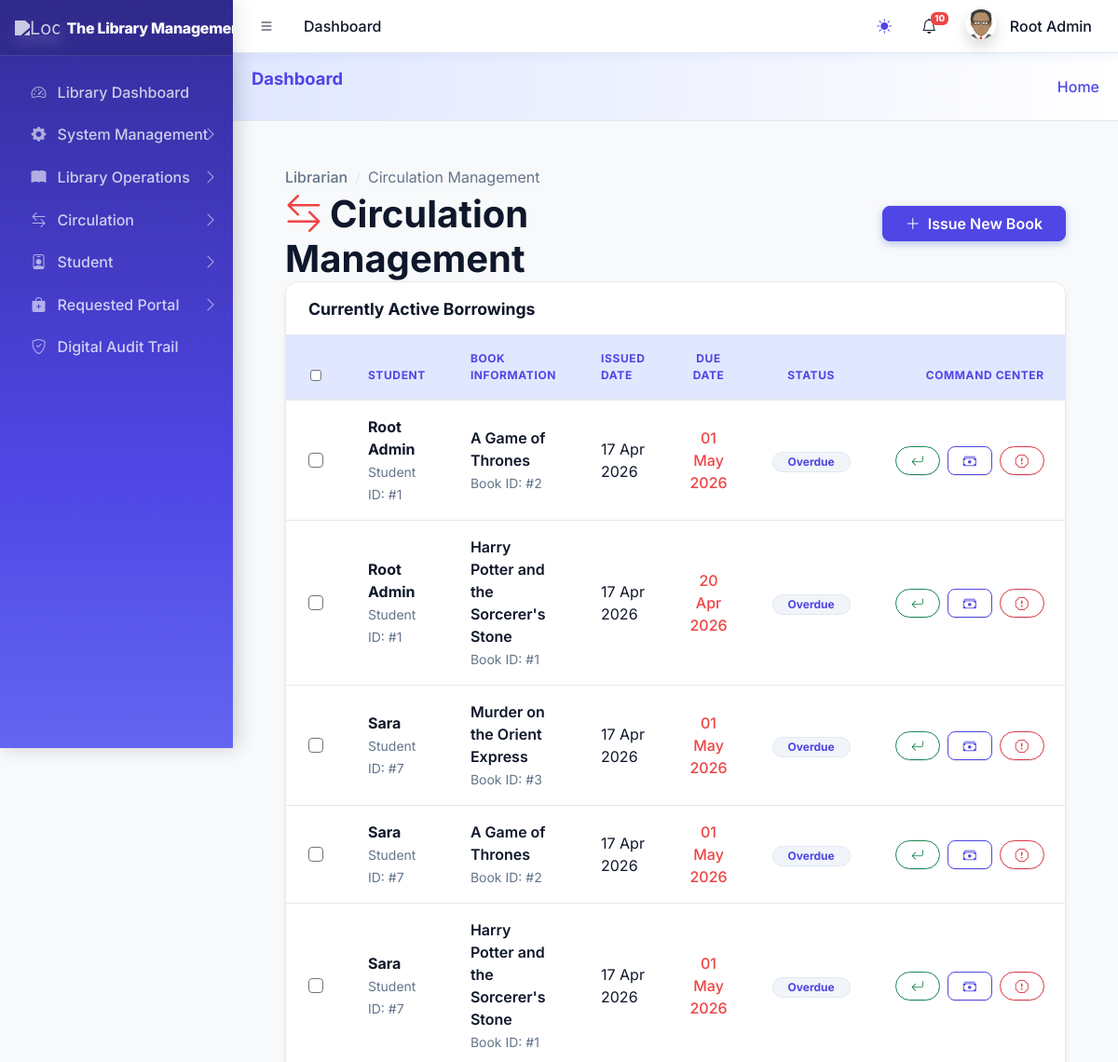
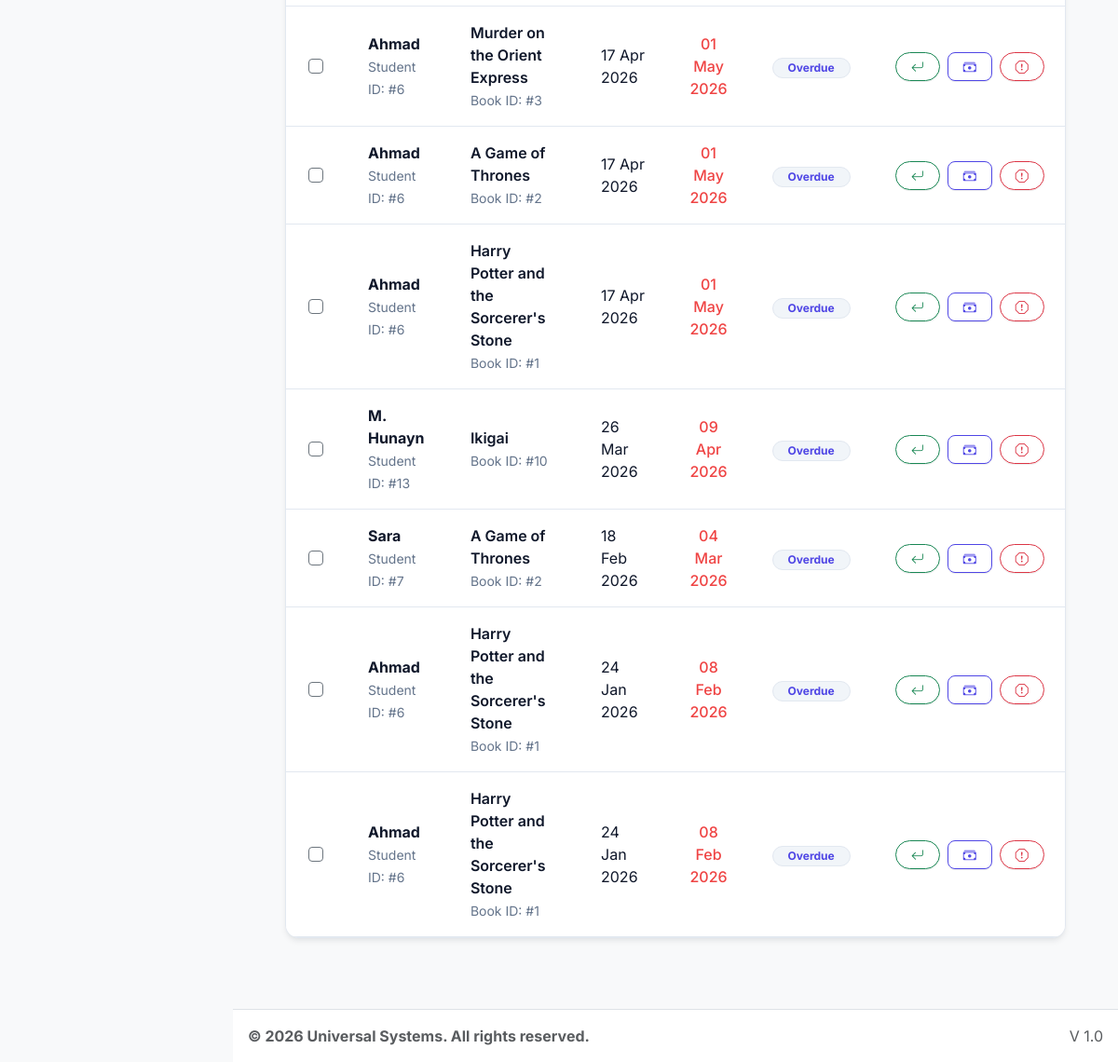
Screenshot of /dashboards/librarian/circulation.php (signed in) with the database file from the repository (2 pictures, top to bottom).
### tables this page shows
CREATE TABLE `sys_pages` (
  `id` int(11) NOT NULL,
  `parent_id` int(11) DEFAULT 0,
  `page_name` varchar(100) NOT NULL,
  `page_url` varchar(255) DEFAULT '#',
  `icon_class` varchar(50) DEFAULT 'bi bi-circle',
  `sort_order` int(11) DEFAULT 0
);

CREATE TABLE `lib_borrowings` (
  `id` int(11) NOT NULL,
  `user_id` int(11) NOT NULL,
  `book_id` int(11) NOT NULL,
  `borrow_date` date NOT NULL,
  `due_date` date NOT NULL,
  `return_date` date DEFAULT NULL,
  `fine_amount` decimal(10,2) DEFAULT 0.00,
  `status` enum('borrowed','returned','overdue') DEFAULT 'borrowed',
  `last_reminded_at` timestamp NULL DEFAULT NULL,
  `created_at` timestamp NOT NULL DEFAULT current_timestamp()
);

CREATE TABLE `users` (
  `id` int(11) NOT NULL,
  `name` varchar(100) NOT NULL,
  `email` varchar(100) NOT NULL,
  `avatar` varchar(255) DEFAULT NULL,
  `phone` varchar(20) DEFAULT NULL,
  `password` varchar(255) NOT NULL,
  `role` varchar(50) NOT NULL,
  `department` varchar(100) DEFAULT 'General',
  `identity_no` varchar(50) DEFAULT NULL,
  `fines` decimal(10,2) DEFAULT 0.00,
  `borrow_limit` int(11) DEFAULT 5,
  `registration_no` varchar(50) DEFAULT NULL,
  `is_active` tinyint(1) DEFAULT 1,
  `created_at` timestamp NOT NULL DEFAULT current_timestamp()
);

CREATE TABLE `lib_books` (
  `id` int(11) NOT NULL,
  `title` varchar(255) NOT NULL,
  `author_id` int(11) DEFAULT NULL,
  `category_id` int(11) DEFAULT NULL,
  `isbn` varchar(20) DEFAULT NULL,
  `total_copies` int(11) DEFAULT 1,
  `available_copies` int(11) DEFAULT 1,
  `cover_image` varchar(255) DEFAULT NULL,
  `status` enum('available','low_stock','out_of_stock') DEFAULT 'available',
  `is_issueable` tinyint(1) DEFAULT 1,
  `fine_per_day` decimal(10,2) NOT NULL DEFAULT 10.00,
  `book_type` varchar(50) DEFAULT 'Textbook',
  `created_at` timestamp NOT NULL DEFAULT current_timestamp()
);

### core/library_functions.php (called while the page is built, shortened)
<?php
class Library {
    private $pdo;
    public function __construct($pdo) {
        $this->pdo = $pdo;
    }
    public function getActiveBorrowings() {
        return $this->pdo->query("SELECT br.*, b.title, u.name as student_name FROM lib_borrowings br JOIN lib_books b ON br.book_id = b.id JOIN users u ON br.user_id = u.id WHERE br.status != 'returned' ORDER BY br.borrow_date DESC")->fetchAll();
    }
}
?>

### dashboards/librarian/circulation.php (the view, shortened to what this page needs)
<?php
require_once '../../includes/header.php';
require_once '../../core/library_functions.php';
$lib = new Library($pdo);
$activeBorrowings = $lib->getActiveBorrowings();
?>
<div class="content-header px-4 pt-4">
    <div class="container-fluid">
        <div class="row align-items-center">
            <div class="col-sm-6">
                <nav aria-label="breadcrumb">
                    <ol class="breadcrumb mb-1">
                        <li class="breadcrumb-item"><a href="#" class="text-decoration-none text-muted">Librarian</a></li>
                        <li class="breadcrumb-item active">Circulation Management</li>
                    </ol>
                </nav>
                <h1 class="m-0 fw-bold text-dark"><i class="bi bi-arrow-left-right me-2 text-danger"></i>Circulation Management</h1>
            </div>
            <div class="col-sm-6 text-end">
                <button class="btn btn-primary px-4 shadow-sm" data-bs-toggle="modal" data-bs-target="#checkoutModal">
                    <i class="bi bi-plus-lg me-2"></i>Issue New Book
                </button>
            </div>
        </div>
    </div>
</div>
<div class="content px-4">
    <div class="container-fluid">
        <div class="card glass-card">
            <div class="card-header bg-white border-0 py-3 d-flex justify-content-between align-items-center">
                <h5 class="card-title fw-bold m-0 text-dark">Currently Active Borrowings</h5>
            </div>
            <div class="card-body p-0">
                <div class="table-responsive">
                    <table class="table table-custom mb-0" id="activeBorrowingsTable">
                        <thead>
                            <tr>
                                <th style="width: 40px;" class="text-center"><input type="checkbox" id="selectAllLoans" class="form-check-input border-secondary"></th>
                                <th>Student</th>
                                <th>Book Information</th>
                                <th>Issued Date</th>
                                <th class="text-center">Due Date</th>
                                <th class="text-center">Status</th>
                                <th class="text-end">Command Center</th>
                            </tr>
                        </thead>
                        <tbody>
                            <?php if (empty($activeBorrowings)): ?>
                                <tr><td colspan="7" class="text-center py-5 text-muted">No books are currently on loan.</td></tr>
                            <?php else: foreach ($activeBorrowings as $loan): ?>
                                <tr>
                                    <td class="text-center"><input type="checkbox" class="form-check-input loan-checkbox border-secondary" value="<?= $loan['id'] ?>"></td>
                                    <td>
                                        <div class="fw-bold"><?= htmlspecialchars($loan['student_name']) ?></div>
                                        <span class="text-muted small">Student ID: #<?= $loan['user_id'] ?></span>
                                    </td>
                                    <td>
                                        <div class="fw-semibold"><?= htmlspecialchars($loan['title']) ?></div>
                                        <span class="text-muted small">Book ID: #<?= $loan['book_id'] ?></span>
                                    </td>
                                    <td><?= date('d M Y', strtotime($loan['borrow_date'])) ?></td>
                                    <td class="text-center">
                                        <span class="fw-medium <?= (strtotime($loan['due_date']) < time()) ? 'text-danger' : '' ?>">
                                            <?= date('d M Y', strtotime($loan['due_date'])) ?>
                                        </span>
                                    </td>
                                    <td class="text-center">
                                        <?php if ($loan['status'] == 'overdue'): ?>
                                            <span class="badge badge-soft-danger rounded-pill px-3">Overdue</span>
                                        <?php else: ?>
                                            <span class="badge badge-soft-success rounded-pill px-3">Active</span>
                                        <?php endif; ?>
                                    </td>
                                    <td class="text-end">
                                        <div class="d-flex gap-2 justify-content-end">
                                            <a href="?checkin=<?= $loan['id'] ?>" class="btn btn-sm btn-outline-success px-3 rounded-pill" title="Return Book" onclick="return confirm('Confirm book return?')">
                                                <i class="bi bi-arrow-return-left"></i>
                                            </a>
                                            <button class="btn btn-sm btn-outline-primary px-3 rounded-pill" title="Settle Fines" onclick="settleFine(<?= $loan['user_id'] ?>, '<?= addslashes($loan['student_name']) ?>')">
                                                <i class="bi bi-cash-stack"></i>
                                            </button>
                                            <button class="btn btn-sm btn-outline-danger px-3 rounded-pill" title="Impose Fine" onclick="imposeFine(<?= $loan['user_id'] ?>, <?= $loan['book_id'] ?>, '<?= addslashes($loan['student_name']) ?>')">
                                                <i class="bi bi-exclamation-octagon"></i>
                                            </button>
                                        </div>
                                    </td>
                                </tr>
                            <?php endforeach; endif; ?>
                        </tbody>
                    </table>
                </div>
            </div>
        </div>
    </div>
</div>
<?php require_once '../../includes/footer.php'; ?>

### includes/sidebar.php (shortened to what this page needs)
<aside class="app-sidebar bg-body-secondary shadow">
    <div class="sidebar-brand d-flex align-items-center justify-content-between px-3">
        <a href="<?= BASE_URL ?>index.php" class="brand-link flex-grow-1">
            <img src="<?= $settings['system_logo'] ?>" alt="Logo" class="brand-image opacity-75 shadow">
            <span class="brand-text fw-light"><?= $settings['system_name'] ?></span>
        </a>
    </div>
    <div class="sidebar-wrapper">
        <nav class="mt-2">
            <ul class="nav sidebar-menu flex-column" data-lte-toggle="treeview" role="menu" data-accordion="false">
                <?php
                function isMenuPageActive($pdo, $pageId, $currentBasename, $userRole)
                {
                    $stmt = $pdo->prepare("SELECT page_url FROM sys_pages WHERE id = ?");
                    $stmt->execute([$pageId]);
                    $page = $stmt->fetch();
                    $sql = "
                        SELECT p.id FROM sys_pages p
                        JOIN role_access ra ON p.id = ra.page_id
                        WHERE p.parent_id = ? AND ra.role_key = ?
                    ";
                    $stmt = $pdo->prepare($sql);
                    $stmt->execute([$pageId, $userRole]);
                    $children = $stmt->fetchAll();
                    foreach ($children as $child) {
                        if (isMenuPageActive($pdo, $child['id'], $currentBasename, $userRole)) {
                            return true;
                        }
                    }
                    return false;
                }
                function buildMenu($pdo, $parentId = 0, $userRole, $currentBasename, $skipIds = [])
                {
                    $sql = "
                        SELECT p.* FROM sys_pages p
                        JOIN role_access ra ON p.id = ra.page_id
                        WHERE p.parent_id = ? AND ra.role_key = ?
                        ORDER BY p.sort_order ASC
                    ";
                    $stmt = $pdo->prepare($sql);
                    $stmt->execute([$parentId, $userRole]);
                    $items = $stmt->fetchAll();
                    foreach ($items as $item) {
                        $childStmt = $pdo->prepare("SELECT COUNT(*) FROM sys_pages WHERE parent_id = ?");
                        $childStmt->execute([$item['id']]);
                        $hasChildren = $childStmt->fetchColumn() > 0;
                        $isActive = isMenuPageActive($pdo, $item['id'], $currentBasename, $userRole);
                        $menuOpen = ($hasChildren && $isActive) ? 'menu-open' : '';
                        $activeClass = $isActive ? 'active' : '';
                        echo '<li class="nav-item ' . $menuOpen . '">';
                        echo '<a href="' . ($hasChildren ? '#' : BASE_URL . $item['page_url']) . '" class="nav-link ' . $activeClass . '">';
                        echo '<i class="nav-icon ' . $item['icon_class'] . '"></i>';
                        echo '<p>' . htmlspecialchars($item['page_name']);
                        if ($hasChildren) {
                            echo '<i class="nav-arrow bi bi-chevron-right"></i>';
                        }
                        echo '</p></a>';
                        if ($hasChildren) {
                            buildMenu($pdo, $item['id'], $userRole, $currentBasename, $skipIds);
                        }
                        echo '</li>';
                    }
                }
                $currentBasename = basename($_SERVER['PHP_SELF']);
                $userRole = $_SESSION['role'] ?? '';
                buildMenu($pdo, 0, $userRole, $currentBasename);
                ?>
            </ul>
        </nav>
    </div>
</aside>

### assets/css/theme.css (style rules this page uses)
:root { --erp-primary: #4f46e5; --erp-primary-dark: #3730a3; --erp-primary-light: #6366f1; --erp-primary-xlight:#e0e7ff; --erp-bg-main: #f8fafc; --erp-bg-soft: #f1f5f9; --erp-card-bg: #ffffff; --erp-text-main: #0f172a; --erp-text-secondary:#64748b; --erp-border: #e2e8f0; --erp-shadow: 0 4px 6px -1px rgba(15, 23, 42, 0.08), 0 2px 4px -2px rgba(15, 23, 42, 0.04); --erp-shadow-md: 0 10px 15px -3px rgba(15, 23, 42, 0.1), 0 4px 6px -4px rgba(15, 23, 42, 0.05); --erp-white: #ffffff; --erp-success: #10b981; --erp-warning: #f59e0b; --erp-danger: #ef4444; --erp-info: #0ea5e9; }
body { background-color: var(--erp-bg-main) !important; font-family: 'Inter', sans-serif !important; color: var(--erp-text-main); }
h1, h2, h3, h4, h5, h6, .page-title { color: var(--erp-text-main) !important; font-weight: 700 !important; }
a { color: var(--erp-primary); }
.app-sidebar, .main-sidebar, .sidebar-wrapper { background: linear-gradient(180deg, var(--erp-primary-dark) 0%, var(--erp-primary) 60%, var(--erp-primary-light) 100%) !important; border-right: none !important; box-shadow: 4px 0 20px rgba(0, 0, 0, 0.1) !important; transition: all 0.3s ease !important; }
.sidebar-brand { height: 3.75rem; background: rgba(0, 0, 0, 0.15) !important; border-bottom: 1px solid rgba(255, 255, 255, 0.12) !important; }
.brand-link .brand-text { color: #ffffff !important; font-weight: 800 !important; font-size: 1rem; letter-spacing: -0.3px; }
.brand-link img { filter: brightness(0) invert(1); }
.app-sidebar .sidebar-wrapper .nav-link, .sidebar-menu .nav-item .nav-link { color: rgba(255, 255, 255, 0.75) !important; font-weight: 500; border-radius: 8px !important; margin: 2px 8px !important; padding: 0.55rem 0.85rem !important; transition: all 0.2s ease; }
.app-sidebar .sidebar-wrapper .nav-link i, .sidebar-menu .nav-item .nav-link i { color: rgba(255, 255, 255, 0.6) !important; font-size: 1rem; }
.card, .premium-card, .stat-card-custom { background-color: var(--erp-card-bg) !important; border: 1px solid var(--erp-border) !important; border-radius: 14px !important; box-shadow: var(--erp-shadow) !important; transition: all 0.25s cubic-bezier(0.4, 0, 0.2, 1); }
.card-header, .premium-header { background-color: transparent !important; border-bottom: 1px solid var(--erp-border) !important; padding: 1.1rem 1.5rem !important; }
.btn-primary { background-color: var(--erp-primary) !important; border-color: var(--erp-primary) !important; color: #ffffff !important; border-radius: 8px !important; font-weight: 600 !important; box-shadow: 0 3px 8px rgba(26, 86, 219, 0.3) !important; transition: all 0.2s ease; }
.btn-outline-primary { color: var(--erp-primary) !important; border-color: var(--erp-primary) !important; border-radius: 8px !important; font-weight: 600 !important; }
.table { --bs-table-color: var(--erp-text-main); --bs-table-border-color: var(--erp-border); color: var(--erp-text-main); }
.table thead th { background-color: var(--erp-primary-xlight) !important; color: var(--erp-primary) !important; font-weight: 700 !important; font-size: 0.82rem; text-transform: uppercase; letter-spacing: 0.5px; border-bottom: 2px solid var(--erp-border) !important; }
.breadcrumb { background: transparent; }
.breadcrumb-item a { color: var(--erp-primary); text-decoration: none; font-weight: 500; }
.breadcrumb-item.active { color: var(--erp-text-secondary); }
.breadcrumb-item + .breadcrumb-item::before { color: var(--erp-border); }
.text-danger { color: var(--erp-danger) !important; }
.text-dark, .text-body { color: var(--erp-text-main) !important; }
.text-secondary, .text-muted { color: var(--erp-text-secondary) !important; }
.bg-white { background-color: var(--erp-card-bg) !important; }

### rows the page displays
sys_pages: page_name "Library Dashboard"
sys_pages: page_name "System Management"
sys_pages: page_name "Library Operations"
sys_pages: page_name "Circulation"
sys_pages: page_name "Student"
sys_pages: page_name "Requested Portal"
sys_pages: page_name "Digital Audit Trail"
lib_borrowings: user.name "Root Admin", user "1", book.title "A Game of Thrones", book "2", borrow_date "17 Apr 2026", due_date "01 May 2026", status "Overdue"
lib_borrowings: user.name "Root Admin", user "1", book.title "Harry Potter and the Sorcerer's Stone", book "1", borrow_date "17 Apr 2026", due_date "20 Apr 2026", status "Overdue"
lib_borrowings: user.name "Sara", user "7", book.title "Murder on the Orient Express", book "3", borrow_date "17 Apr 2026", due_date "01 May 2026", status "Overdue"
lib_borrowings: user.name "Sara", user "7", book.title "A Game of Thrones", book "2", borrow_date "17 Apr 2026", due_date "01 May 2026", status "Overdue"
lib_borrowings: user.name "Sara", user "7", book.title "Harry Potter and the Sorcerer's Stone", book "1", borrow_date "17 Apr 2026", due_date "01 May 2026", status "Overdue"
lib_borrowings: user.name "Ahmad", user "6", book.title "Murder on the Orient Express", book "3", borrow_date "17 Apr 2026", due_date "01 May 2026", status "Overdue"
lib_borrowings: user.name "Ahmad", user "6", book.title "A Game of Thrones", book "2", borrow_date "17 Apr 2026", due_date "01 May 2026", status "Overdue"
lib_borrowings: user.name "Ahmad", user "6", book.title "Harry Potter and the Sorcerer's Stone", book "1", borrow_date "17 Apr 2026", due_date "01 May 2026", status "Overdue"
lib_borrowings: user.name "M. Hunayn", user "13", book.title "Ikigai", book "10", borrow_date "26 Mar 2026", due_date "09 Apr 2026", status "Overdue"
lib_borrowings: user.name "Sara", user "7", book.title "A Game of Thrones", book "2", borrow_date "18 Feb 2026", due_date "04 Mar 2026", status "Overdue"
lib_borrowings: user.name "Ahmad", user "6", book.title "Harry Potter and the Sorcerer's Stone", book "1", borrow_date "24 Jan 2026", due_date "08 Feb 2026", status "Overdue"
lib_borrowings: user.name "Ahmad", user "6", book.title "Harry Potter and the Sorcerer's Stone", book "1", borrow_date "24 Jan 2026", due_date "08 Feb 2026", status "Overdue"

### other values shown
$pageTitle "Dashboard"
$unreadCount "10"
$_SESSION['name'] "Root Admin"
$settings['system_name'] "The Library…"
$settings['footer_text'] "© 2026 Universal Systems. All rights reserved."
